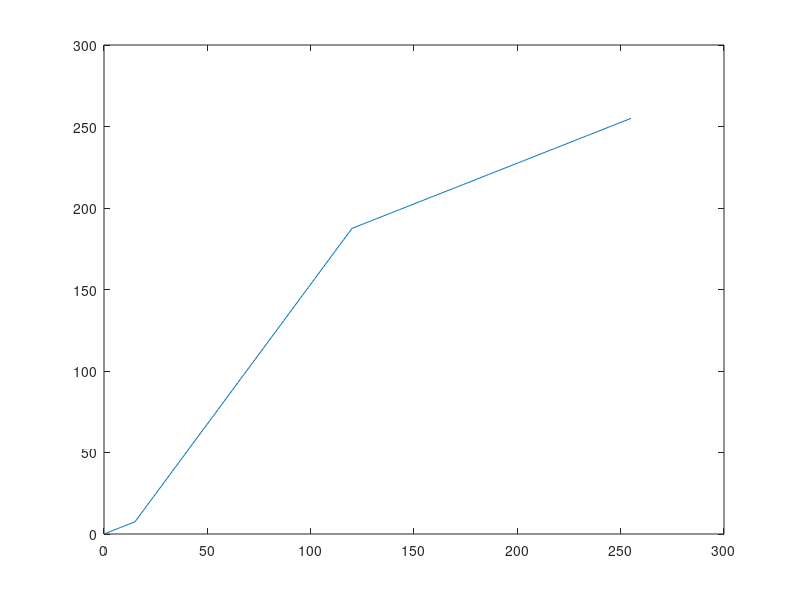

The MATLAB source for this figure:


r1=15;
r2=120;

	 s1 = r1 / 2;
		 s2 = (r2+255)/2;
		 a1 = s1/r1;
		 b1 = 0;
		 a2 = (s2-s1)/(r2-r1);
		 b2 = s1-(a2*r1);
	 a3 = (255-s2)/(255-r2);
		 b3 = s2-(a3*r2);


x=0:1:255;
y1=(0:r1)*a1+b1;
y2=(r1+1:r2-1)*a2+b2;
y3=(r2:255)*a3+b3;
y=[y1,y2,y3];
plot(x,y)

